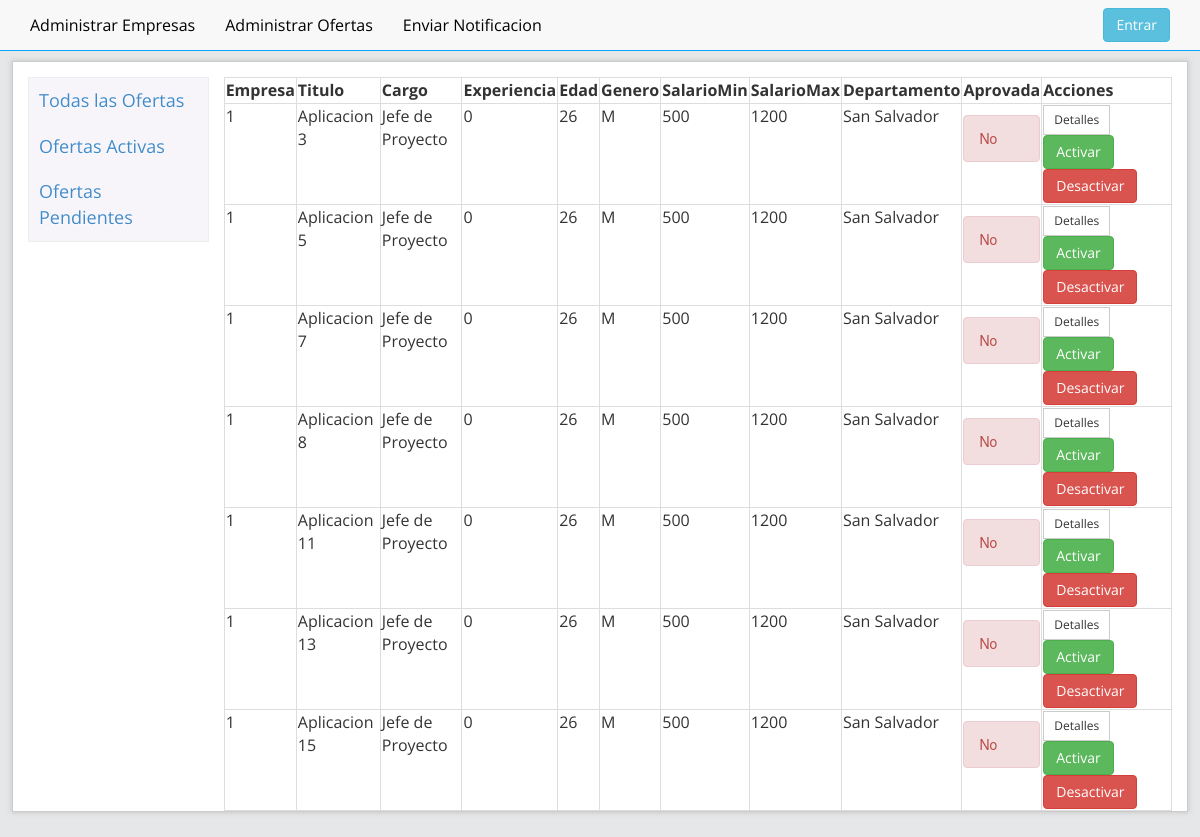
Before: /admin/ofertas.php?id=pendientes with the older database file.
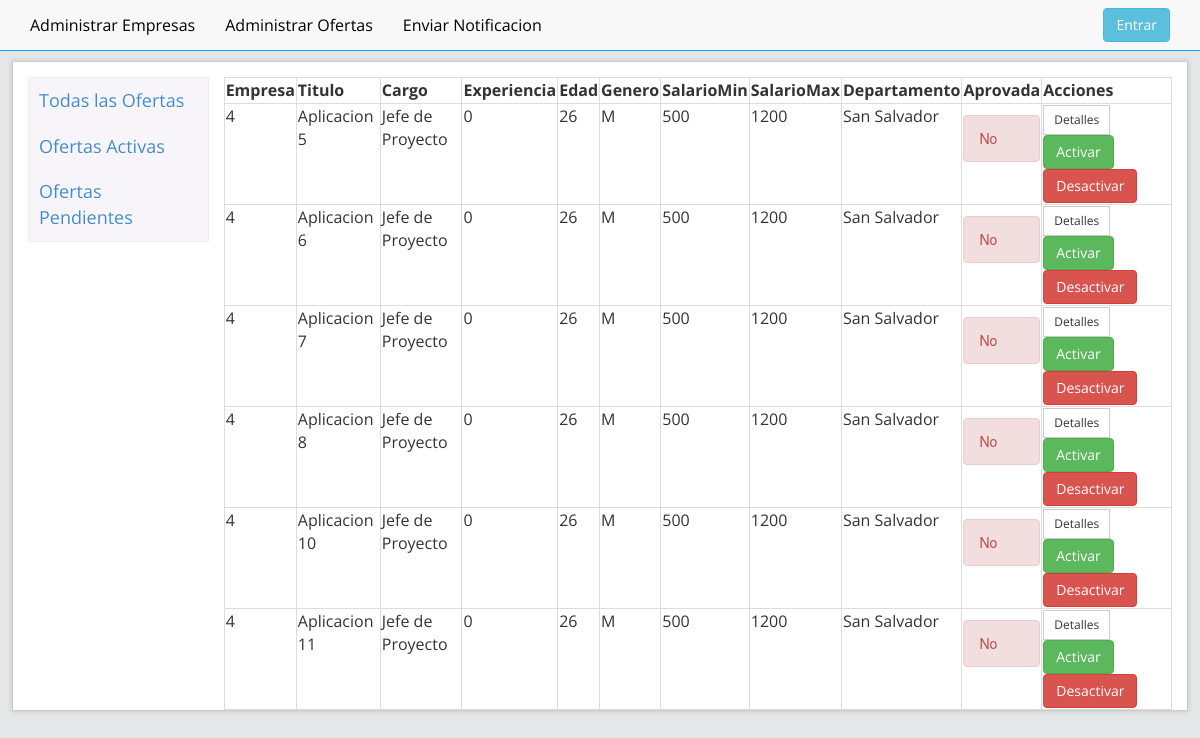
After: the same page with the newer database file.
### tables this page shows
CREATE TABLE `ofertas` (
  `cod_oferta` int(20) NOT NULL AUTO_INCREMENT,
  `cod_em` int(20) DEFAULT NULL,
  `titulo_of` varchar(120) DEFAULT NULL,
  `descripcion_of` varchar(250) DEFAULT NULL,
  `area_of` int(11) DEFAULT NULL,
  `cargo_of` varchar(20) DEFAULT NULL,
  `vacantes_of` int(11) DEFAULT NULL,
  `contratacion_of` varchar(20) DEFAULT NULL,
  `anoexp_ofetas` int(11) DEFAULT NULL,
  `edad` int(10) DEFAULT NULL,
  `genero_of` varchar(20) DEFAULT NULL,
  `vehiculo_ofetas` varchar(20) DEFAULT NULL,
  `salariomax_of` decimal(30,0) DEFAULT NULL,
  `salariomin_of` decimal(30,0) DEFAULT NULL,
  `departamento_of` varchar(20) DEFAULT NULL,
  `experiencia` varchar(20) DEFAULT NULL,
  `tituloen_of` varchar(20) DEFAULT NULL,
  `nivel_of` varchar(20) DEFAULT NULL,
  `disponible_of` int(1) DEFAULT '0',
  `aprovacion_of` int(1) DEFAULT '0',
  `fecha_of` datetime DEFAULT NULL,
  `fechaFin_of` datetime DEFAULT NULL,
  PRIMARY KEY (`cod_oferta`) USING BTREE,
  UNIQUE KEY `cod_oferta_UNIQUE` (`cod_oferta`)
);

### admin/ofertasNoActivas.php (the view, shortened to what this page needs)
<?
echo "<table class='table-bordered' >";
echo "<tr>";
echo "<td><b>Empresa</b></td>";
echo "<td><b>Titulo</b></td>";
echo "<td><b>Cargo</b></td>";
echo "<td><b>Experiencia</b></td>";
echo "<td><b>Edad</b></td>";
echo "<td><b>Genero</b></td>";
echo "<td><b>SalarioMin</b></td>";
echo "<td><b>SalarioMax</b></td>";
echo "<td><b>Departamento</b></td>";
echo "<td><b>Aprovada</b></td>";
echo "<td><b>Acciones</b></td>";
echo "</tr>";
$result = mysql_query("SELECT * FROM `ofertas` where aprovacion_of=0") or trigger_error(mysql_error());
while ($row = mysql_fetch_array($result)) {
    foreach ($row AS $key => $value) {
        $row[$key] = stripslashes($value);
    }
    echo "<tr>";
    echo "<td valign='top'>" . nl2br($row['cod_em']) . "</td>";
    echo "<td valign='top'>" . nl2br($row['titulo_of']) . "</td>";
    echo "<td valign='top'>" . nl2br($row['cargo_of']) . "</td>";
    echo "<td valign='top'>" . nl2br($row['anoexp_ofetas']) . "</td>";
    echo "<td valign='top'>" . nl2br($row['edad']) . "</td>";
    echo "<td valign='top'>" . nl2br($row['genero_of']) . "</td>";
    echo "<td valign='top'>" . nl2br($row['salariomax_of']) . "</td>";
    echo "<td valign='top'>" . nl2br($row['salariomin_of']) . "</td>";
    echo "<td valign='top'>" . nl2br($row['departamento_of']) . "</td>";
    $estado = $row['aprovacion_of'];
    if ($estado == 0) {
        $estado_show = "<h5 class='alert alert-danger'>No</h5>";
    } elseif ($estado == 1) {
        $estado_show = "<h5 class='alert alert-success'>Si</h5>";
    }
    echo "<td valign='top'>" . $estado_show . "</td>";
    echo "<td valign='top'><a class='btn btn-default btn-sm' href=detallesOferta.php?id={$row['cod_oferta']}>Detalles</a><a class='btn btn-success' href=ofertas_controller.php?activar={$row['cod_oferta']}>Activar</a><a class='btn btn-danger' href=ofertas_controller.php?desactivar={$row['cod_oferta']}>Desactivar</a></td>";
    echo "</tr>";
}
echo "</table>";
?>

Changed rows visible on the page:
no longer on this page (row edited): ofertas: cod_em "1", titulo_of "Aplicacion 3", cargo_of "Jefe de Proyecto", anoexp_ofetas "0", edad "26", genero_of "M", salariomax_of "500", salariomin_of "1200", departamento_of "San Salvador", aprovacion_of "No"
no longer on this page (row edited): ofertas: cod_em "1", titulo_of "Aplicacion 13", cargo_of "Jefe de Proyecto", anoexp_ofetas "0", edad "26", genero_of "M", salariomax_of "500", salariomin_of "1200", departamento_of "San Salvador", aprovacion_of "No"
no longer on this page (row edited): ofertas: cod_em "1", titulo_of "Aplicacion 15", cargo_of "Jefe de Proyecto", anoexp_ofetas "0", edad "26", genero_of "M", salariomax_of "500", salariomin_of "1200", departamento_of "San Salvador", aprovacion_of "No"
changed ofertas "Aplicacion 5": cod_em "1" → "4"
now on this page (row edited): ofertas: cod_em "4", titulo_of "Aplicacion 6", cargo_of "Jefe de Proyecto", anoexp_ofetas "0", edad "26", genero_of "M", salariomax_of "500", salariomin_of "1200", departamento_of "San Salvador", aprovacion_of "No"
changed ofertas "Aplicacion 7": cod_em "1" → "4"
changed ofertas "Aplicacion 8": cod_em "1" → "4"
now on this page (row edited): ofertas: cod_em "4", titulo_of "Aplicacion 10", cargo_of "Jefe de Proyecto", anoexp_ofetas "0", edad "26", genero_of "M", salariomax_of "500", salariomin_of "1200", departamento_of "San Salvador", aprovacion_of "No"
changed ofertas "Aplicacion 11": cod_em "1" → "4"
